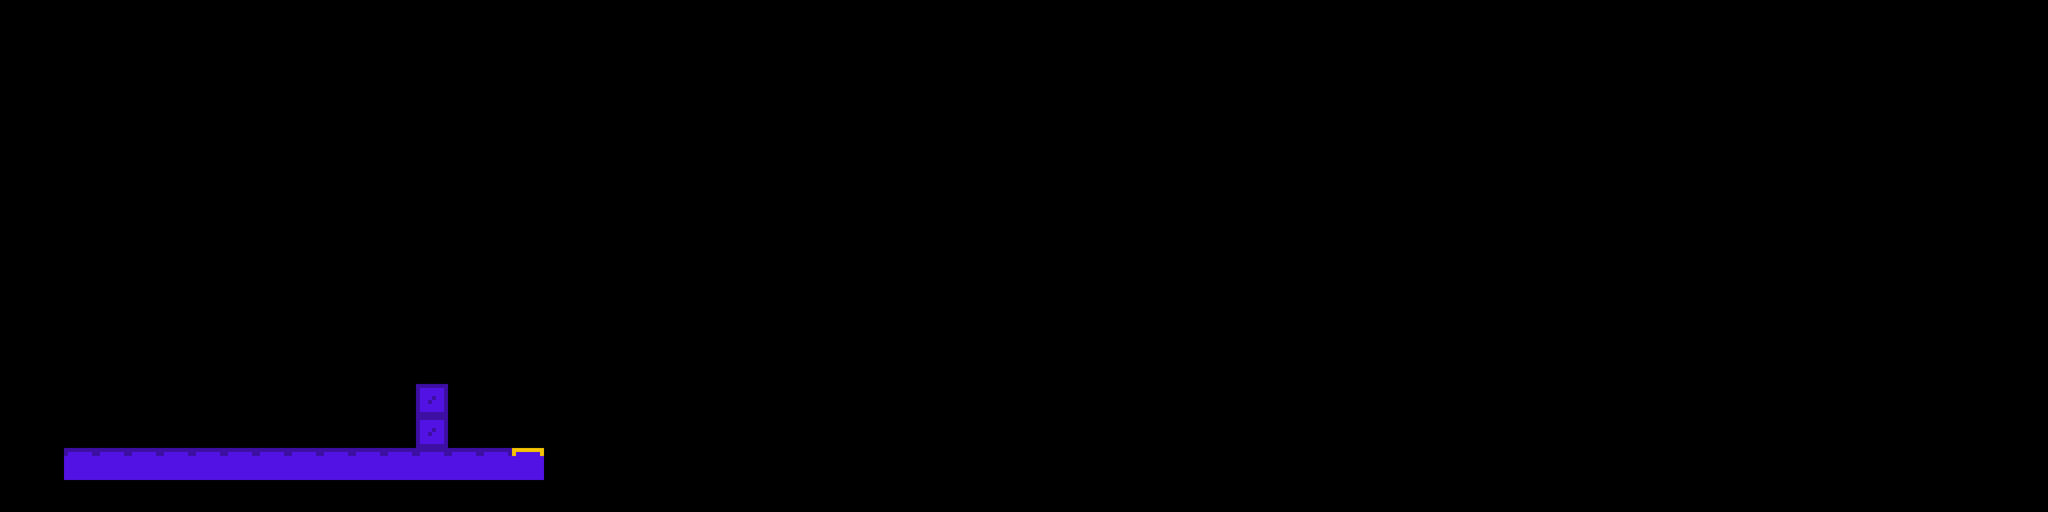

Rendered tile map (Tiled .tmx) drawn with the repository's tilesets; below, a short description and the full map source, tile grids included:
An orthogonal 64x16 tile map with 64x64 px tiles, 2 tile layers (platforms, finish).

<map version="1.2" tiledversion="1.3.5" orientation="orthogonal" renderorder="right-down" width="64" height="16" tilewidth="64" tileheight="64" infinite="0" nextlayerid="3" nextobjectid="1">
 <tileset firstgid="1" name="tiles" tilewidth="64" tileheight="64" tilecount="3" columns="0">
  <grid orientation="orthogonal" width="1" height="1" />
  <tile id="4">
   <image width="64" height="64" source="../images/box/box.png" />
  </tile>
  <tile id="5">
   <image width="64" height="64" source="../images/ground/ground.png" />
  </tile>
  <tile id="6">
   <image width="64" height="64" source="../images/ground/ground_finish.png" />
  </tile>
 </tileset>
 <layer id="1" name="platforms" width="64" height="16">
  <data encoding="csv">
0,0,0,0,0,0,0,0,0,0,0,0,0,0,0,0,0,0,0,0,0,0,0,0,0,0,0,0,0,0,0,0,0,0,0,0,0,0,0,0,0,0,0,0,0,0,0,0,0,0,0,0,0,0,0,0,0,0,0,0,0,0,0,0,
0,0,0,0,0,0,0,0,0,0,0,0,0,0,0,0,0,0,0,0,0,0,0,0,0,0,0,0,0,0,0,0,0,0,0,0,0,0,0,0,0,0,0,0,0,0,0,0,0,0,0,0,0,0,0,0,0,0,0,0,0,0,0,0,
0,0,0,0,0,0,0,0,0,0,0,0,0,0,0,0,0,0,0,0,0,0,0,0,0,0,0,0,0,0,0,0,0,0,0,0,0,0,0,0,0,0,0,0,0,0,0,0,0,0,0,0,0,0,0,0,0,0,0,0,0,0,0,0,
0,0,0,0,0,0,0,0,0,0,0,0,0,0,0,0,0,0,0,0,0,0,0,0,0,0,0,0,0,0,0,0,0,0,0,0,0,0,0,0,0,0,0,0,0,0,0,0,0,0,0,0,0,0,0,0,0,0,0,0,0,0,0,0,
0,0,0,0,0,0,0,0,0,0,0,0,0,0,0,0,0,0,0,0,0,0,0,0,0,0,0,0,0,0,0,0,0,0,0,0,0,0,0,0,0,0,0,0,0,0,0,0,0,0,0,0,0,0,0,0,0,0,0,0,0,0,0,0,
0,0,0,0,0,0,0,0,0,0,0,0,0,0,0,0,0,0,0,0,0,0,0,0,0,0,0,0,0,0,0,0,0,0,0,0,0,0,0,0,0,0,0,0,0,0,0,0,0,0,0,0,0,0,0,0,0,0,0,0,0,0,0,0,
0,0,0,0,0,0,0,0,0,0,0,0,0,0,0,0,0,0,0,0,0,0,0,0,0,0,0,0,0,0,0,0,0,0,0,0,0,0,0,0,0,0,0,0,0,0,0,0,0,0,0,0,0,0,0,0,0,0,0,0,0,0,0,0,
0,0,0,0,0,0,0,0,0,0,0,0,0,0,0,0,0,0,0,0,0,0,0,0,0,0,0,0,0,0,0,0,0,0,0,0,0,0,0,0,0,0,0,0,0,0,0,0,0,0,0,0,0,0,0,0,0,0,0,0,0,0,0,0,
0,0,0,0,0,0,0,0,0,0,0,0,0,0,0,0,0,0,0,0,0,0,0,0,0,0,0,0,0,0,0,0,0,0,0,0,0,0,0,0,0,0,0,0,0,0,0,0,0,0,0,0,0,0,0,0,0,0,0,0,0,0,0,0,
0,0,0,0,0,0,0,0,0,0,0,0,0,0,0,0,0,0,0,0,0,0,0,0,0,0,0,0,0,0,0,0,0,0,0,0,0,0,0,0,0,0,0,0,0,0,0,0,0,0,0,0,0,0,0,0,0,0,0,0,0,0,0,0,
0,0,0,0,0,0,0,0,0,0,0,0,0,0,0,0,0,0,0,0,0,0,0,0,0,0,0,0,0,0,0,0,0,0,0,0,0,0,0,0,0,0,0,0,0,0,0,0,0,0,0,0,0,0,0,0,0,0,0,0,0,0,0,0,
0,0,0,0,0,0,0,0,0,0,0,0,0,0,0,0,0,0,0,0,0,0,0,0,0,0,0,0,0,0,0,0,0,0,0,0,0,0,0,0,0,0,0,0,0,0,0,0,0,0,0,0,0,0,0,0,0,0,0,0,0,0,0,0,
0,0,0,0,0,0,0,0,0,0,0,0,0,5,0,0,0,0,0,0,0,0,0,0,0,0,0,0,0,0,0,0,0,0,0,0,0,0,0,0,0,0,0,0,0,0,0,0,0,0,0,0,0,0,0,0,0,0,0,0,0,0,0,0,
0,0,0,0,0,0,0,0,0,0,0,0,0,5,0,0,0,0,0,0,0,0,0,0,0,0,0,0,0,0,0,0,0,0,0,0,0,0,0,0,0,0,0,0,0,0,0,0,0,0,0,0,0,0,0,0,0,0,0,0,0,0,0,0,
0,0,6,6,6,6,6,6,6,6,6,6,6,6,6,6,0,0,0,0,0,0,0,0,0,0,0,0,0,0,0,0,0,0,0,0,0,0,0,0,0,0,0,0,0,0,0,0,0,0,0,0,0,0,0,0,0,0,0,0,0,0,0,0,
0,0,0,0,0,0,0,0,0,0,0,0,0,0,0,0,0,0,0,0,0,0,0,0,0,0,0,0,0,0,0,0,0,0,0,0,0,0,0,0,0,0,0,0,0,0,0,0,0,0,0,0,0,0,0,0,0,0,0,0,0,0,0,0
</data>
 </layer>
 <layer id="2" name="finish" width="64" height="16">
  <data encoding="csv">
0,0,0,0,0,0,0,0,0,0,0,0,0,0,0,0,0,0,0,0,0,0,0,0,0,0,0,0,0,0,0,0,0,0,0,0,0,0,0,0,0,0,0,0,0,0,0,0,0,0,0,0,0,0,0,0,0,0,0,0,0,0,0,0,
0,0,0,0,0,0,0,0,0,0,0,0,0,0,0,0,0,0,0,0,0,0,0,0,0,0,0,0,0,0,0,0,0,0,0,0,0,0,0,0,0,0,0,0,0,0,0,0,0,0,0,0,0,0,0,0,0,0,0,0,0,0,0,0,
0,0,0,0,0,0,0,0,0,0,0,0,0,0,0,0,0,0,0,0,0,0,0,0,0,0,0,0,0,0,0,0,0,0,0,0,0,0,0,0,0,0,0,0,0,0,0,0,0,0,0,0,0,0,0,0,0,0,0,0,0,0,0,0,
0,0,0,0,0,0,0,0,0,0,0,0,0,0,0,0,0,0,0,0,0,0,0,0,0,0,0,0,0,0,0,0,0,0,0,0,0,0,0,0,0,0,0,0,0,0,0,0,0,0,0,0,0,0,0,0,0,0,0,0,0,0,0,0,
0,0,0,0,0,0,0,0,0,0,0,0,0,0,0,0,0,0,0,0,0,0,0,0,0,0,0,0,0,0,0,0,0,0,0,0,0,0,0,0,0,0,0,0,0,0,0,0,0,0,0,0,0,0,0,0,0,0,0,0,0,0,0,0,
0,0,0,0,0,0,0,0,0,0,0,0,0,0,0,0,0,0,0,0,0,0,0,0,0,0,0,0,0,0,0,0,0,0,0,0,0,0,0,0,0,0,0,0,0,0,0,0,0,0,0,0,0,0,0,0,0,0,0,0,0,0,0,0,
0,0,0,0,0,0,0,0,0,0,0,0,0,0,0,0,0,0,0,0,0,0,0,0,0,0,0,0,0,0,0,0,0,0,0,0,0,0,0,0,0,0,0,0,0,0,0,0,0,0,0,0,0,0,0,0,0,0,0,0,0,0,0,0,
0,0,0,0,0,0,0,0,0,0,0,0,0,0,0,0,0,0,0,0,0,0,0,0,0,0,0,0,0,0,0,0,0,0,0,0,0,0,0,0,0,0,0,0,0,0,0,0,0,0,0,0,0,0,0,0,0,0,0,0,0,0,0,0,
0,0,0,0,0,0,0,0,0,0,0,0,0,0,0,0,0,0,0,0,0,0,0,0,0,0,0,0,0,0,0,0,0,0,0,0,0,0,0,0,0,0,0,0,0,0,0,0,0,0,0,0,0,0,0,0,0,0,0,0,0,0,0,0,
0,0,0,0,0,0,0,0,0,0,0,0,0,0,0,0,0,0,0,0,0,0,0,0,0,0,0,0,0,0,0,0,0,0,0,0,0,0,0,0,0,0,0,0,0,0,0,0,0,0,0,0,0,0,0,0,0,0,0,0,0,0,0,0,
0,0,0,0,0,0,0,0,0,0,0,0,0,0,0,0,0,0,0,0,0,0,0,0,0,0,0,0,0,0,0,0,0,0,0,0,0,0,0,0,0,0,0,0,0,0,0,0,0,0,0,0,0,0,0,0,0,0,0,0,0,0,0,0,
0,0,0,0,0,0,0,0,0,0,0,0,0,0,0,0,0,0,0,0,0,0,0,0,0,0,0,0,0,0,0,0,0,0,0,0,0,0,0,0,0,0,0,0,0,0,0,0,0,0,0,0,0,0,0,0,0,0,0,0,0,0,0,0,
0,0,0,0,0,0,0,0,0,0,0,0,0,0,0,0,0,0,0,0,0,0,0,0,0,0,0,0,0,0,0,0,0,0,0,0,0,0,0,0,0,0,0,0,0,0,0,0,0,0,0,0,0,0,0,0,0,0,0,0,0,0,0,0,
0,0,0,0,0,0,0,0,0,0,0,0,0,0,0,0,0,0,0,0,0,0,0,0,0,0,0,0,0,0,0,0,0,0,0,0,0,0,0,0,0,0,0,0,0,0,0,0,0,0,0,0,0,0,0,0,0,0,0,0,0,0,0,0,
0,0,0,0,0,0,0,0,0,0,0,0,0,0,0,0,7,0,0,0,0,0,0,0,0,0,0,0,0,0,0,0,0,0,0,0,0,0,0,0,0,0,0,0,0,0,0,0,0,0,0,0,0,0,0,0,0,0,0,0,0,0,0,0,
0,0,0,0,0,0,0,0,0,0,0,0,0,0,0,0,0,0,0,0,0,0,0,0,0,0,0,0,0,0,0,0,0,0,0,0,0,0,0,0,0,0,0,0,0,0,0,0,0,0,0,0,0,0,0,0,0,0,0,0,0,0,0,0
</data>
 </layer>
</map>
